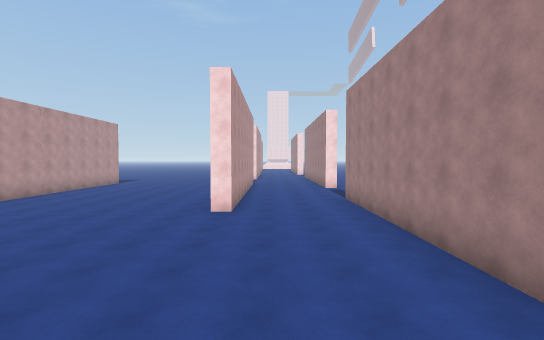
[1] (above)

24 first-person views from a walk through a scene from a Unity 3-D project. The camera is 1.2 m above the floor, tilts 2° down and sees 85° across. The floor is counted in squares, 2 m on a side. Each view is taken from the middle of a square. On the plan, view 1 faces up. The plan holds only what a view shows up to about 9 squares ahead; the rest is blank. The place goes on beyond the plan. The player character is not drawn. Surface patterns are stand-ins for the level's own textures.

[2]
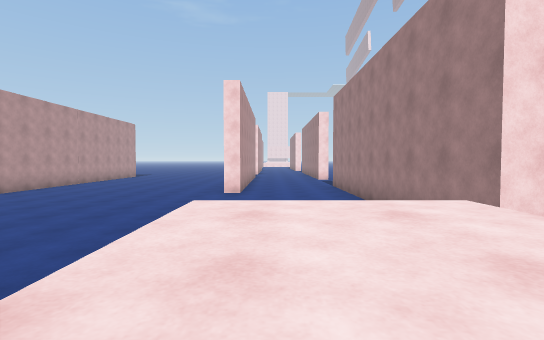

[3]
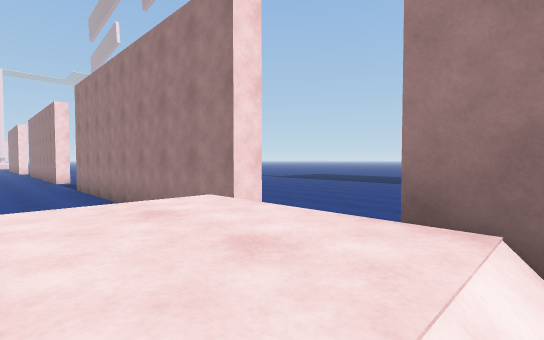

[4]
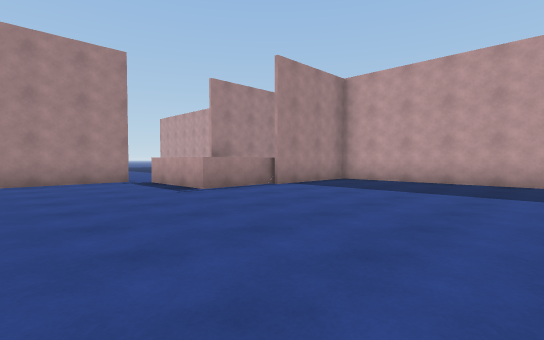

[5]
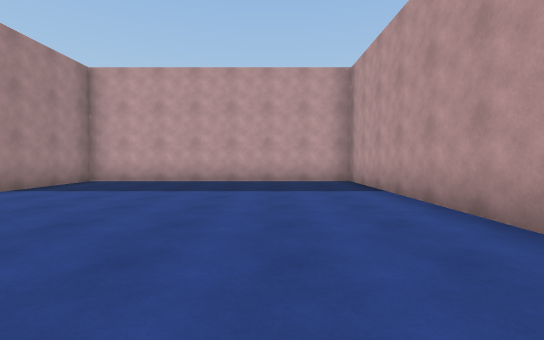

[6]
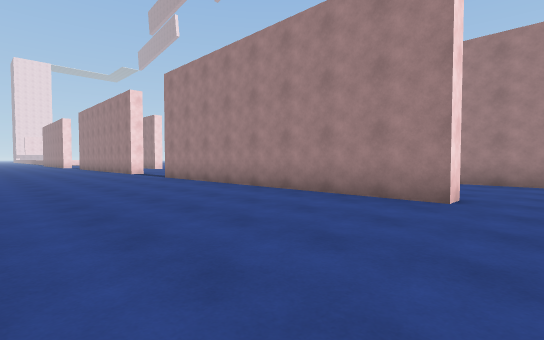

[7]
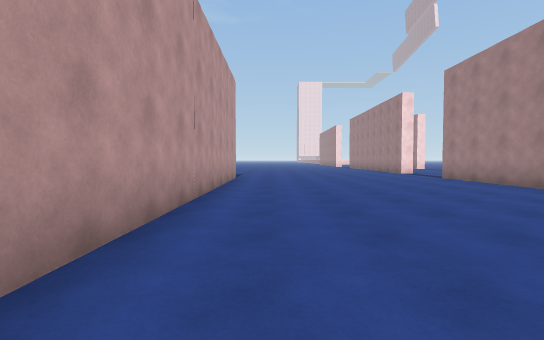

[8]
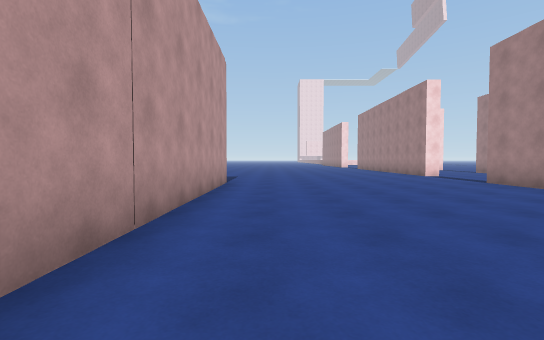

[9]
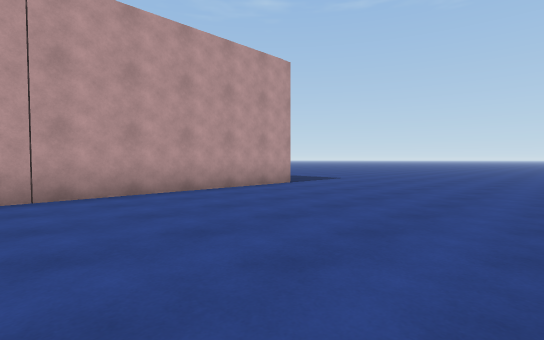

[10]
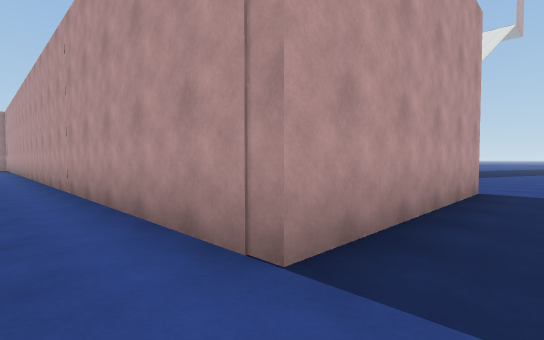

[11]
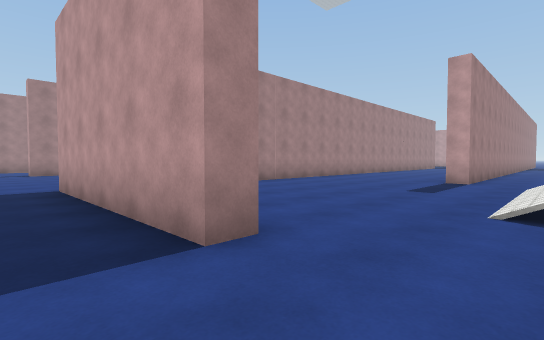

[12]
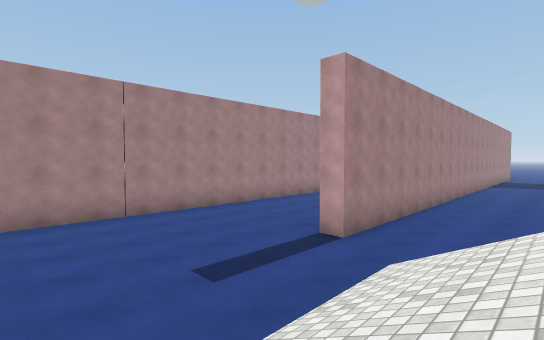

[13]
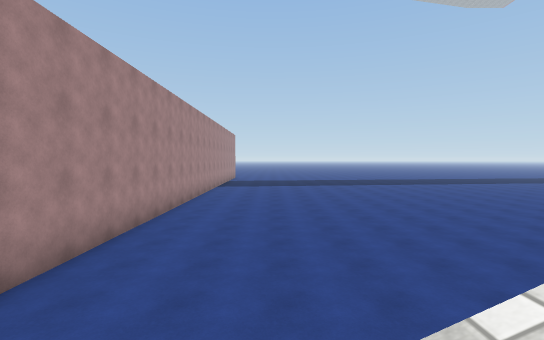

[14]
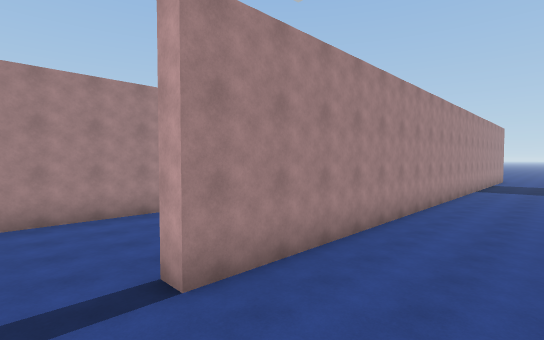

[15]
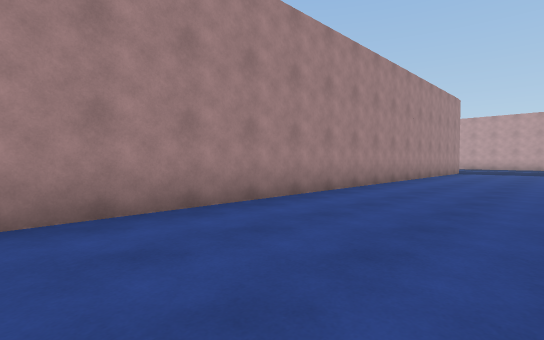

[16]
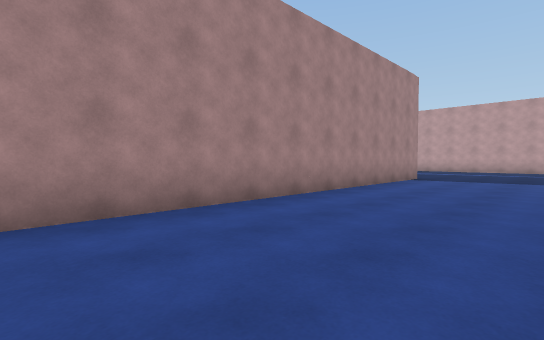

[17]
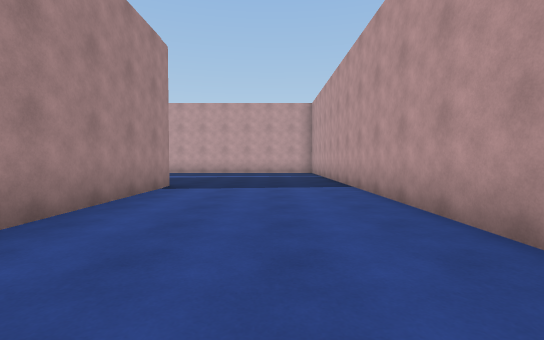

[18]
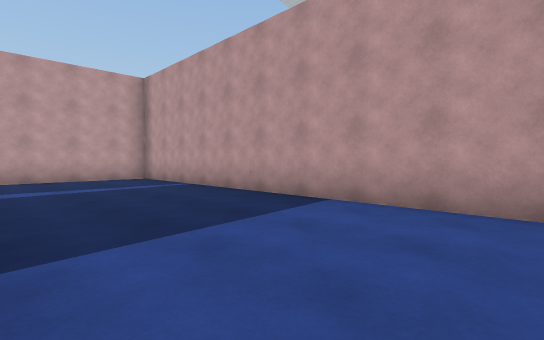

[19]
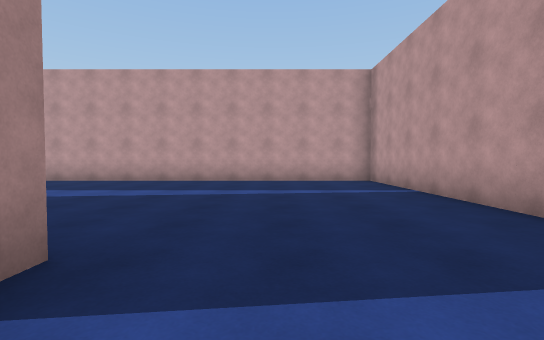

[20]
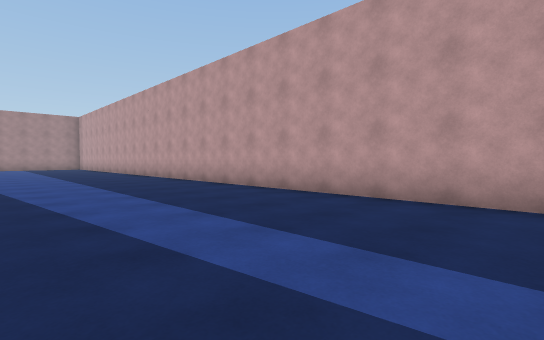

[21]
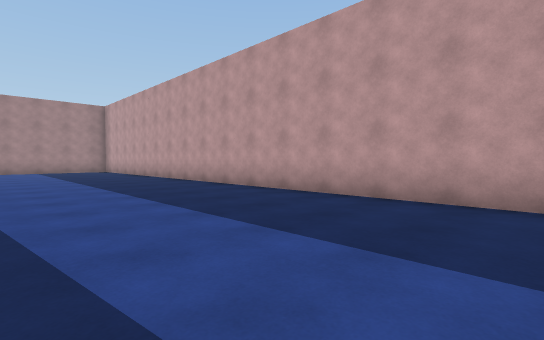

[22]
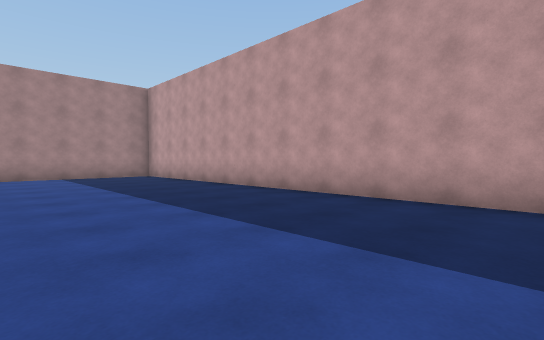

[23]
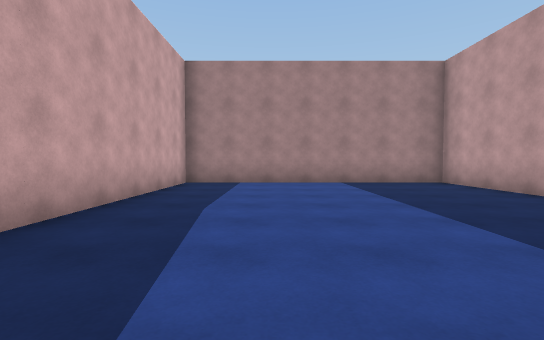

[24]
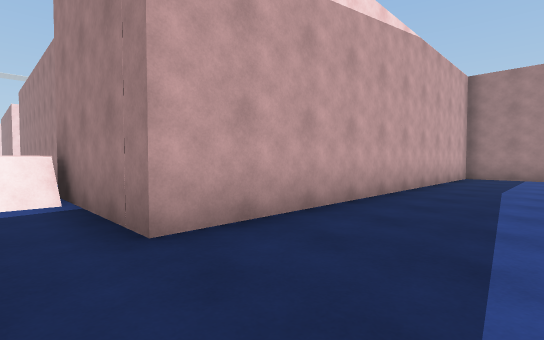

### Floor plan
Points are (right, up) in squares from view 1. A wall is a line through its corners. A room is listed if a view was taken in it or the views show most of it. See-through windows are left out.
Room 1 (views 1, 2, 3, 4, 5, 6, 7, 8, 9, 10)
walls: (-1, 7.1) (-1.5, 7.1) (-1.5, 15.6); (-8.2, 1.8) (-8.2, -4.3) (-1, -4.3) (-1, -1.2); (2.9, 1.1) (2.4, 1.1) (2.4, 6.5); (-8.2, 15.9) (-8.2, 5.4); (1.9, -4.8) (1.9, -1.1)
ways out: opening at (-8, 17) to room 2; opening at (0.5, -5) to room 2; opening at (-1, 16.5); opening at (1, 7.3)
Room 2 (views 11, 12, 13, 14, 15, 16, 17, 18, 19, 20, 21, 22, 23, 24)
walls: (-13.3, 0) (-13.3, 8.6) (-12.8, 8.6); (-12.8, 0.1) (-12.8, -11.4) (11.7, -11.4) (11.7, -4.8) (1.9, -4.8); (-8.7, -4.9) (-8.7, 12.8); (-13.3, 15.4) (-13.3, 15.9) (-8.2, 15.9)
ways out: opening at (-8, 17) to room 1; opening at (0.5, -5) to room 1

Positions as (right, up) in squares from view 1, and headings:
1: (0, 0), facing up
2: (0, -2), facing up
3: (0, -2), facing up-right
4: (-6, 4), facing down-right
5: (-6, 4), facing down
6: (-6, 6), facing up-right
7: (-7, 6), facing up
8: (-7, 8), facing up
9: (-3, 10), facing up-left
10: (-7, 17), facing down-left
11: (-15, 17), facing down-right
12: (-16, 13), facing down-right
13: (-16, 10), facing down
14: (-16, 10), facing down-right
15: (-12, 10), facing down-right
16: (-12, 5), facing down-right
17: (-11, 2), facing down
18: (-9, -2), facing down-left
19: (-10, -3), facing down
20: (-9, -7), facing down-right
21: (-4, -7), facing down-right
22: (1, -7), facing down-right
23: (4, -7), facing right
24: (1, -7), facing up-right
